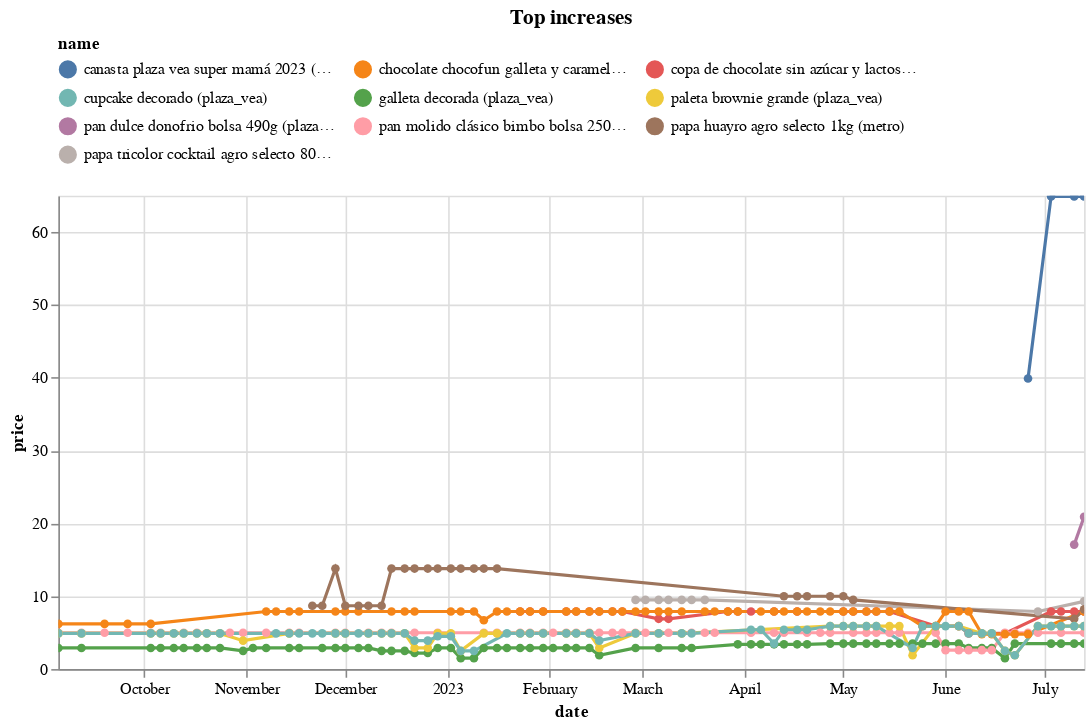

This figure's notebook cell:
### Code cell
(top_changes
 .sort_values('change')
 .tail(10)
 .pipe(plot_changes, 'Top increases')
)

### Figure 1 — Vega-Lite specification as saved in the notebook (floating-point values rounded to 4 significant figures; data arrays with more than 128 entries replaced by an {"elided": "..."} marker saying what was removed)
{"config": {"view": {"continuousWidth": 300, "continuousHeight": 300}, "legend": {"columns": 3, "orient": "top"}}, "data": {"name": "data-6bacf28fab2168dda1455a51da2b8195"}, "mark": {"type": "line", "point": true}, "encoding": {"color": {"field": "name", "scale": {"domain": ["canasta plaza vea super mamá 2023 (plaza_vea)", "chocolate chocofun galleta y caramelo bolsa 210g (plaza_vea)", "copa de chocolate sin azúcar y lactosa (plaza_vea)", "cupcake decorado (plaza_vea)", "galleta decorada (plaza_vea)", "paleta brownie grande (plaza_vea)", "pan dulce donofrio bolsa 490g (plaza_vea)", "pan molido clásico bimbo bolsa 250g (plaza_vea)", "papa huayro agro selecto 1kg (metro)", "papa tricolor cocktail agro selecto 800 g (metro)"]}, "type": "nominal"}, "tooltip": [{"field": "name", "type": "nominal"}, {"field": "price", "type": "quantitative"}, {"field": "last_price", "type": "quantitative"}], "x": {"field": "date", "type": "temporal"}, "y": {"field": "price", "type": "quantitative"}}, "params": [{"name": "param_5", "select": {"type": "point", "fields": ["name"]}, "bind": "legend"}, {"name": "param_6", "select": {"type": "interval", "encodings": ["x", "y"]}, "bind": "scales"}], "title": "Top increases", "transform": [{"filter": {"param": "param_5"}}], "width": 650, "$schema": "https://vega.github.io/schema/vega-lite/v5.8.0.json", "datasets": {"data-6bacf28fab2168dda1455a51da2b8195": {"elided": "381 records"}}}
